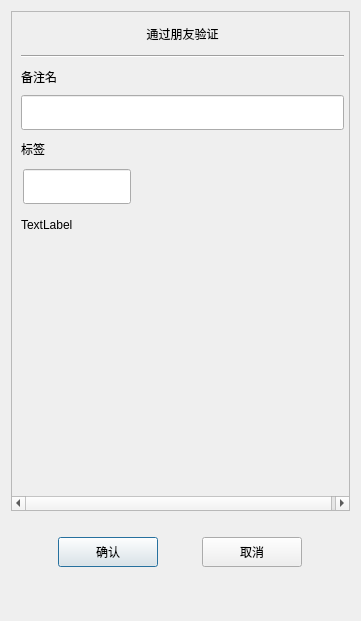
<?xml version="1.0" encoding="UTF-8"?>
<ui version="4.0">
 <class>AuthenFriend</class>
 <widget class="QDialog" name="AuthenFriend">
  <property name="geometry">
   <rect>
    <x>0</x>
    <y>0</y>
    <width>361</width>
    <height>621</height>
   </rect>
  </property>
  <property name="minimumSize">
   <size>
    <width>361</width>
    <height>621</height>
   </size>
  </property>
  <property name="maximumSize">
   <size>
    <width>361</width>
    <height>621</height>
   </size>
  </property>
  <property name="windowTitle">
   <string>Dialog</string>
  </property>
  <layout class="QVBoxLayout" name="verticalLayout">
   <item>
    <widget class="QScrollArea" name="scrollArea">
     <property name="minimumSize">
      <size>
       <width>0</width>
       <height>500</height>
      </size>
     </property>
     <property name="widgetResizable">
      <bool>true</bool>
     </property>
     <widget class="QWidget" name="scrollcontent">
      <property name="geometry">
       <rect>
        <x>0</x>
        <y>0</y>
        <width>347</width>
        <height>498</height>
       </rect>
      </property>
      <layout class="QVBoxLayout" name="verticalLayout_6">
       <property name="spacing">
        <number>0</number>
       </property>
       <property name="leftMargin">
        <number>0</number>
       </property>
       <property name="rightMargin">
        <number>0</number>
       </property>
       <item>
        <widget class="QLabel" name="apply_lb">
         <property name="minimumSize">
          <size>
           <width>0</width>
           <height>25</height>
          </size>
         </property>
         <property name="maximumSize">
          <size>
           <width>16777215</width>
           <height>25</height>
          </size>
         </property>
         <property name="text">
          <string>通过朋友验证</string>
         </property>
         <property name="alignment">
          <set>Qt::AlignmentFlag::AlignCenter</set>
         </property>
        </widget>
       </item>
       <item>
        <widget class="QWidget" name="apply_wid" native="true">
         <layout class="QVBoxLayout" name="verticalLayout_2">
          <item>
           <widget class="Line" name="h_line">
            <property name="orientation">
             <enum>Qt::Orientation::Horizontal</enum>
            </property>
           </widget>
          </item>
          <item>
           <widget class="QLabel" name="label_2">
            <property name="minimumSize">
             <size>
              <width>0</width>
              <height>25</height>
             </size>
            </property>
            <property name="maximumSize">
             <size>
              <width>16777215</width>
              <height>25</height>
             </size>
            </property>
            <property name="text">
             <string>备注名</string>
            </property>
           </widget>
          </item>
          <item>
           <widget class="CustomizeEdit" name="back_ed">
            <property name="minimumSize">
             <size>
              <width>0</width>
              <height>35</height>
             </size>
            </property>
            <property name="maximumSize">
             <size>
              <width>16777215</width>
              <height>35</height>
             </size>
            </property>
           </widget>
          </item>
          <item>
           <widget class="QLabel" name="label_3">
            <property name="minimumSize">
             <size>
              <width>0</width>
              <height>25</height>
             </size>
            </property>
            <property name="maximumSize">
             <size>
              <width>16777215</width>
              <height>25</height>
             </size>
            </property>
            <property name="text">
             <string>标签</string>
            </property>
           </widget>
          </item>
          <item>
           <widget class="QWidget" name="lb_group_wid" native="true">
            <property name="minimumSize">
             <size>
              <width>0</width>
              <height>50</height>
             </size>
            </property>
            <layout class="QVBoxLayout" name="verticalLayout_4">
             <property name="spacing">
              <number>0</number>
             </property>
             <property name="leftMargin">
              <number>0</number>
             </property>
             <property name="topMargin">
              <number>0</number>
             </property>
             <property name="rightMargin">
              <number>0</number>
             </property>
             <property name="bottomMargin">
              <number>0</number>
             </property>
             <item>
              <widget class="QWidget" name="gridWidget" native="true">
               <property name="minimumSize">
                <size>
                 <width>0</width>
                 <height>40</height>
                </size>
               </property>
               <property name="maximumSize">
                <size>
                 <width>16777215</width>
                 <height>40</height>
                </size>
               </property>
               <widget class="CustomizeEdit" name="lb_ed">
                <property name="geometry">
                 <rect>
                  <x>2</x>
                  <y>2</y>
                  <width>108</width>
                  <height>35</height>
                 </rect>
                </property>
                <property name="minimumSize">
                 <size>
                  <width>0</width>
                  <height>0</height>
                 </size>
                </property>
                <property name="maximumSize">
                 <size>
                  <width>16777215</width>
                  <height>35</height>
                 </size>
                </property>
               </widget>
              </widget>
             </item>
             <item>
              <widget class="QWidget" name="input_tip_wid" native="true">
               <property name="minimumSize">
                <size>
                 <width>0</width>
                 <height>35</height>
                </size>
               </property>
               <layout class="QVBoxLayout" name="verticalLayout_5">
                <property name="spacing">
                 <number>0</number>
                </property>
                <property name="leftMargin">
                 <number>0</number>
                </property>
                <property name="topMargin">
                 <number>0</number>
                </property>
                <property name="rightMargin">
                 <number>0</number>
                </property>
                <property name="bottomMargin">
                 <number>0</number>
                </property>
                <item>
                 <widget class="ClickedOnceLabel" name="tip_lb">
                  <property name="text">
                   <string>TextLabel</string>
                  </property>
                  <property name="alignment">
                   <set>Qt::AlignmentFlag::AlignLeading|Qt::AlignmentFlag::AlignLeft|Qt::AlignmentFlag::AlignVCenter</set>
                  </property>
                 </widget>
                </item>
               </layout>
              </widget>
             </item>
            </layout>
           </widget>
          </item>
          <item>
           <widget class="QWidget" name="widget" native="true">
            <property name="minimumSize">
             <size>
              <width>0</width>
              <height>60</height>
             </size>
            </property>
            <property name="maximumSize">
             <size>
              <width>16777215</width>
              <height>16777215</height>
             </size>
            </property>
            <layout class="QHBoxLayout" name="horizontalLayout">
             <property name="leftMargin">
              <number>0</number>
             </property>
             <property name="topMargin">
              <number>0</number>
             </property>
             <property name="rightMargin">
              <number>0</number>
             </property>
             <property name="bottomMargin">
              <number>0</number>
             </property>
             <item>
              <widget class="QWidget" name="lb_list" native="true">
               <property name="minimumSize">
                <size>
                 <width>287</width>
                 <height>50</height>
                </size>
               </property>
               <property name="maximumSize">
                <size>
                 <width>287</width>
                 <height>16777215</height>
                </size>
               </property>
              </widget>
             </item>
             <item>
              <widget class="QWidget" name="more_lb_wid" native="true">
               <property name="minimumSize">
                <size>
                 <width>30</width>
                 <height>0</height>
                </size>
               </property>
               <property name="maximumSize">
                <size>
                 <width>30</width>
                 <height>16777215</height>
                </size>
               </property>
               <layout class="QVBoxLayout" name="verticalLayout_3">
                <property name="leftMargin">
                 <number>2</number>
                </property>
                <property name="topMargin">
                 <number>2</number>
                </property>
                <property name="rightMargin">
                 <number>2</number>
                </property>
                <property name="bottomMargin">
                 <number>2</number>
                </property>
                <item>
                 <spacer name="verticalSpacer_2">
                  <property name="orientation">
                   <enum>Qt::Orientation::Vertical</enum>
                  </property>
                  <property name="sizeHint" stdset="0">
                   <size>
                    <width>20</width>
                    <height>40</height>
                   </size>
                  </property>
                 </spacer>
                </item>
                <item>
                 <widget class="ClickedOnceLabel" name="more_lb">
                  <property name="minimumSize">
                   <size>
                    <width>25</width>
                    <height>25</height>
                   </size>
                  </property>
                  <property name="maximumSize">
                   <size>
                    <width>25</width>
                    <height>25</height>
                   </size>
                  </property>
                  <property name="text">
                   <string/>
                  </property>
                 </widget>
                </item>
                <item>
                 <spacer name="verticalSpacer_4">
                  <property name="orientation">
                   <enum>Qt::Orientation::Vertical</enum>
                  </property>
                  <property name="sizeType">
                   <enum>QSizePolicy::Policy::Fixed</enum>
                  </property>
                  <property name="sizeHint" stdset="0">
                   <size>
                    <width>20</width>
                    <height>60</height>
                   </size>
                  </property>
                 </spacer>
                </item>
               </layout>
              </widget>
             </item>
            </layout>
           </widget>
          </item>
         </layout>
        </widget>
       </item>
      </layout>
     </widget>
    </widget>
   </item>
   <item>
    <spacer name="verticalSpacer_3">
     <property name="orientation">
      <enum>Qt::Orientation::Vertical</enum>
     </property>
     <property name="sizeType">
      <enum>QSizePolicy::Policy::Fixed</enum>
     </property>
     <property name="sizeHint" stdset="0">
      <size>
       <width>20</width>
       <height>10</height>
      </size>
     </property>
    </spacer>
   </item>
   <item>
    <widget class="QWidget" name="apply_sure_wid" native="true">
     <property name="minimumSize">
      <size>
       <width>0</width>
       <height>50</height>
      </size>
     </property>
     <layout class="QHBoxLayout" name="horizontalLayout_2">
      <item>
       <spacer name="horizontalSpacer">
        <property name="orientation">
         <enum>Qt::Orientation::Horizontal</enum>
        </property>
        <property name="sizeHint" stdset="0">
         <size>
          <width>39</width>
          <height>20</height>
         </size>
        </property>
       </spacer>
      </item>
      <item>
       <widget class="ClickedBtn" name="sure_btn">
        <property name="minimumSize">
         <size>
          <width>100</width>
          <height>30</height>
         </size>
        </property>
        <property name="maximumSize">
         <size>
          <width>100</width>
          <height>30</height>
         </size>
        </property>
        <property name="text">
         <string>确认</string>
        </property>
       </widget>
      </item>
      <item>
       <spacer name="horizontalSpacer_3">
        <property name="orientation">
         <enum>Qt::Orientation::Horizontal</enum>
        </property>
        <property name="sizeHint" stdset="0">
         <size>
          <width>40</width>
          <height>20</height>
         </size>
        </property>
       </spacer>
      </item>
      <item>
       <widget class="ClickedBtn" name="cancel_btn">
        <property name="minimumSize">
         <size>
          <width>100</width>
          <height>30</height>
         </size>
        </property>
        <property name="text">
         <string>取消</string>
        </property>
       </widget>
      </item>
      <item>
       <spacer name="horizontalSpacer_2">
        <property name="orientation">
         <enum>Qt::Orientation::Horizontal</enum>
        </property>
        <property name="sizeHint" stdset="0">
         <size>
          <width>40</width>
          <height>20</height>
         </size>
        </property>
       </spacer>
      </item>
     </layout>
    </widget>
   </item>
   <item>
    <spacer name="verticalSpacer">
     <property name="orientation">
      <enum>Qt::Orientation::Vertical</enum>
     </property>
     <property name="sizeHint" stdset="0">
      <size>
       <width>20</width>
       <height>31</height>
      </size>
     </property>
    </spacer>
   </item>
  </layout>
 </widget>
 <customwidgets>
  <customwidget>
   <class>ClickedBtn</class>
   <extends>QPushButton</extends>
   <header>clickedbtn.h</header>
  </customwidget>
  <customwidget>
   <class>CustomizeEdit</class>
   <extends>QLineEdit</extends>
   <header>customizeedit.h</header>
  </customwidget>
  <customwidget>
   <class>ClickedOnceLabel</class>
   <extends>QLabel</extends>
   <header>clickedoncelabel.h</header>
  </customwidget>
 </customwidgets>
 <resources/>
 <connections/>
</ui>
